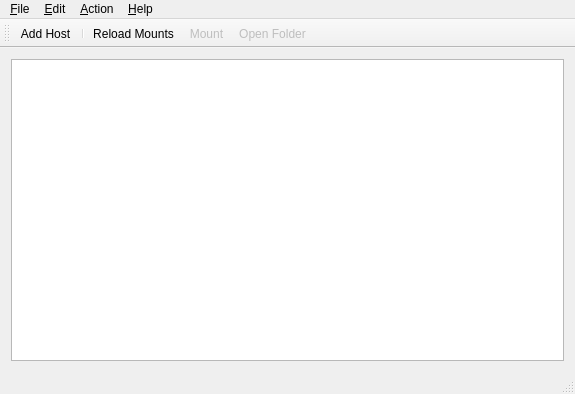
<?xml version="1.0" encoding="UTF-8"?>
<ui version="4.0">
 <class>MainWindow</class>
 <widget class="QMainWindow" name="MainWindow">
  <property name="geometry">
   <rect>
    <x>0</x>
    <y>0</y>
    <width>575</width>
    <height>394</height>
   </rect>
  </property>
  <property name="toolButtonStyle">
   <enum>Qt::ToolButtonFollowStyle</enum>
  </property>
  <property name="documentMode">
   <bool>true</bool>
  </property>
  <property name="unifiedTitleAndToolBarOnMac">
   <bool>true</bool>
  </property>
  <widget class="QWidget" name="centralWidget">
   <layout class="QVBoxLayout" name="verticalLayout">
    <item>
     <widget class="QTreeView" name="treeView">
      <property name="contextMenuPolicy">
       <enum>Qt::ActionsContextMenu</enum>
      </property>
      <property name="editTriggers">
       <set>QAbstractItemView::NoEditTriggers</set>
      </property>
      <property name="tabKeyNavigation">
       <bool>true</bool>
      </property>
      <property name="alternatingRowColors">
       <bool>true</bool>
      </property>
      <property name="rootIsDecorated">
       <bool>false</bool>
      </property>
      <property name="itemsExpandable">
       <bool>false</bool>
      </property>
      <property name="sortingEnabled">
       <bool>true</bool>
      </property>
     </widget>
    </item>
   </layout>
  </widget>
  <widget class="QMenuBar" name="menuBar">
   <property name="geometry">
    <rect>
     <x>0</x>
     <y>0</y>
     <width>575</width>
     <height>23</height>
    </rect>
   </property>
   <widget class="QMenu" name="menuFile">
    <property name="title">
     <string>&amp;File</string>
    </property>
    <addaction name="separator"/>
    <addaction name="actionExit"/>
   </widget>
   <widget class="QMenu" name="menuEdit">
    <property name="title">
     <string>&amp;Edit</string>
    </property>
    <addaction name="actionAdd_Host"/>
    <addaction name="separator"/>
    <addaction name="actionEdit_Host"/>
    <addaction name="actionRemove_Host"/>
   </widget>
   <widget class="QMenu" name="menuAction">
    <property name="title">
     <string>&amp;Action</string>
    </property>
    <addaction name="action_Reload_Mounts"/>
    <addaction name="separator"/>
    <addaction name="actionMount"/>
    <addaction name="actionOpen_Folder"/>
   </widget>
   <widget class="QMenu" name="menuHelp">
    <property name="title">
     <string>&amp;Help</string>
    </property>
    <addaction name="actionAbout"/>
    <addaction name="actionAbout_Qt"/>
   </widget>
   <addaction name="menuFile"/>
   <addaction name="menuEdit"/>
   <addaction name="menuAction"/>
   <addaction name="menuHelp"/>
  </widget>
  <widget class="QToolBar" name="mainToolBar">
   <attribute name="toolBarArea">
    <enum>TopToolBarArea</enum>
   </attribute>
   <attribute name="toolBarBreak">
    <bool>false</bool>
   </attribute>
   <addaction name="actionAdd_Host"/>
   <addaction name="separator"/>
   <addaction name="action_Reload_Mounts"/>
   <addaction name="actionMount"/>
   <addaction name="actionOpen_Folder"/>
  </widget>
  <widget class="QStatusBar" name="statusBar"/>
  <action name="actionExit">
   <property name="icon">
    <iconset theme="gtk-quit">
     <normaloff>.</normaloff>.</iconset>
   </property>
   <property name="text">
    <string>&amp;Exit</string>
   </property>
  </action>
  <action name="actionAdd_Host">
   <property name="icon">
    <iconset theme="list-add">
     <normaloff>.</normaloff>.</iconset>
   </property>
   <property name="text">
    <string>&amp;Add Host</string>
   </property>
   <property name="shortcut">
    <string>Ctrl+Ins</string>
   </property>
  </action>
  <action name="actionEdit_Host">
   <property name="enabled">
    <bool>false</bool>
   </property>
   <property name="icon">
    <iconset theme="gtk-edit">
     <normaloff>.</normaloff>.</iconset>
   </property>
   <property name="text">
    <string>&amp;Edit Host</string>
   </property>
   <property name="shortcut">
    <string>Ctrl+E</string>
   </property>
  </action>
  <action name="actionRemove_Host">
   <property name="enabled">
    <bool>false</bool>
   </property>
   <property name="icon">
    <iconset theme="list-remove">
     <normaloff>.</normaloff>.</iconset>
   </property>
   <property name="text">
    <string>&amp;Remove Host</string>
   </property>
   <property name="shortcut">
    <string>Del</string>
   </property>
  </action>
  <action name="actionMount">
   <property name="checkable">
    <bool>true</bool>
   </property>
   <property name="enabled">
    <bool>false</bool>
   </property>
   <property name="icon">
    <iconset theme="gtk-connect">
     <normaloff>.</normaloff>.</iconset>
   </property>
   <property name="text">
    <string>&amp;Mount</string>
   </property>
   <property name="shortcut">
    <string>Ctrl+M</string>
   </property>
  </action>
  <action name="actionOpen_Folder">
   <property name="enabled">
    <bool>false</bool>
   </property>
   <property name="icon">
    <iconset theme="document-open-folder">
     <normaloff>.</normaloff>.</iconset>
   </property>
   <property name="text">
    <string>Open &amp;Folder</string>
   </property>
   <property name="shortcut">
    <string>Ctrl+O</string>
   </property>
  </action>
  <action name="actionMount_all">
   <property name="icon">
    <iconset theme="gtk-connect">
     <normaloff>.</normaloff>.</iconset>
   </property>
   <property name="text">
    <string>Mount &amp;all</string>
   </property>
   <property name="shortcut">
    <string>Ctrl+A, Ctrl+M</string>
   </property>
  </action>
  <action name="actionUnmount_all">
   <property name="icon">
    <iconset theme="gtk-disconnect">
     <normaloff>.</normaloff>.</iconset>
   </property>
   <property name="text">
    <string>&amp;Unmount all</string>
   </property>
   <property name="shortcut">
    <string>Ctrl+A, Ctrl+U</string>
   </property>
  </action>
  <action name="actionAbout">
   <property name="icon">
    <iconset theme="help-about">
     <normaloff>.</normaloff>.</iconset>
   </property>
   <property name="text">
    <string>&amp;About</string>
   </property>
  </action>
  <action name="actionAbout_Qt">
   <property name="icon">
    <iconset theme="qt-logo">
     <normaloff>.</normaloff>.</iconset>
   </property>
   <property name="text">
    <string>About &amp;Qt</string>
   </property>
  </action>
  <action name="action_Reload_Mounts">
   <property name="icon">
    <iconset theme="view-refresh">
     <normaloff>.</normaloff>.</iconset>
   </property>
   <property name="text">
    <string>&amp;Reload Mounts</string>
   </property>
  </action>
 </widget>
 <layoutdefault spacing="6" margin="11"/>
 <resources/>
 <connections>
  <connection>
   <sender>actionMount</sender>
   <signal>toggled(bool)</signal>
   <receiver>actionOpen_Folder</receiver>
   <slot>setEnabled(bool)</slot>
   <hints>
    <hint type="sourcelabel">
     <x>-1</x>
     <y>-1</y>
    </hint>
    <hint type="destinationlabel">
     <x>-1</x>
     <y>-1</y>
    </hint>
   </hints>
  </connection>
  <connection>
   <sender>actionMount</sender>
   <signal>toggled(bool)</signal>
   <receiver>actionEdit_Host</receiver>
   <slot>setDisabled(bool)</slot>
   <hints>
    <hint type="sourcelabel">
     <x>-1</x>
     <y>-1</y>
    </hint>
    <hint type="destinationlabel">
     <x>-1</x>
     <y>-1</y>
    </hint>
   </hints>
  </connection>
  <connection>
   <sender>actionMount</sender>
   <signal>toggled(bool)</signal>
   <receiver>actionRemove_Host</receiver>
   <slot>setDisabled(bool)</slot>
   <hints>
    <hint type="sourcelabel">
     <x>-1</x>
     <y>-1</y>
    </hint>
    <hint type="destinationlabel">
     <x>-1</x>
     <y>-1</y>
    </hint>
   </hints>
  </connection>
 </connections>
</ui>
